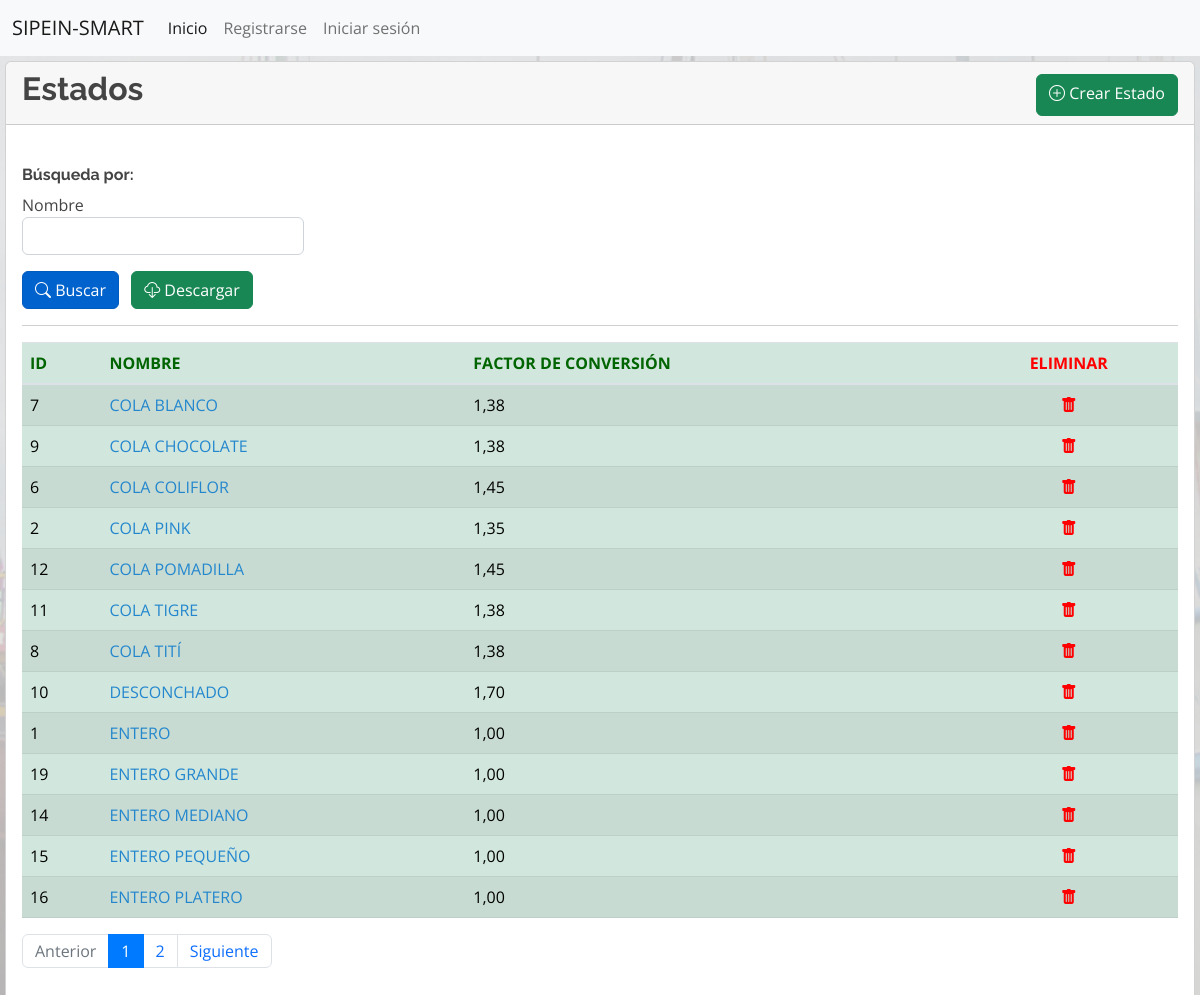
The page /estados/ on the database its author committed.
### industrial/models.py (models this page shows, shortened)
class Estado(models.Model):
    nombre = models.TextField(max_length=100, unique=True, verbose_name='Nombre')
    factor_conversion = models.DecimalField(max_digits=8, decimal_places=2, null=True, blank=True, verbose_name='Factor de Conversión')
    class Meta:
        ordering = ['nombre']

### industrial/views.py (the view)
# urls.py: path('estados/', views.listar_estado, name='listar_estados'),
def listar_estado(request):
    context = {}
    filtered_estados = EstadoFiltro(request.GET, queryset=Estado.objects.all())
    context['filtered_estados'] = filtered_estados
    paginated_filtered_estados = Paginator(filtered_estados.qs,13)
    page_number = request.GET.get('page')
    estado_page_obj = paginated_filtered_estados.get_page(page_number)
    context['estado_page_obj'] = estado_page_obj
    return render(request, 'estados_lista.html', context=context)

### industrial/templates/estados_lista.html
{% extends 'base.html' %}
{% load widget_tweaks %}
{% block contenido %}
<main style="margin-left: 5px; margin-right: 5px; margin-top: 5px;">
	<div class="card">
		<div class="card-header">
			<div class="row">
				<div class="col-md-6 col-lg-8">
					<h2 class="card-title"><strong>Estados</strong></h2>
				</div>
				<div class="col-md-6 col-lg-4 mt-1 d-md-flex justify-content-md-end">
					<a class="btn btn-success align-middle" href="{% url 'crear_estados' %}" role="button">
						<i class="bi bi-plus-circle"></i>&nbsp;Crear Estado</a>
				</div>
			</div>
		</div>
		<div class="card-body">
			<form method="get">
				<br>
				<h6><strong>Búsqueda por:</strong></h6>
				<div class="form-row" style="display: flex;">
					<div class="form-group col-sm-4 col-md-3">
						<h7>Nombre</h7>
						{% render_field filtered_estados.form.nombre__icontains class="form-control" %}
					</div>
				</div>
				<ul class="list-inline">
					<li class="list-inline-item">
						<button class="btn btn-primary active align-middle" type="submit">
							<i class="bi bi-search"></i>&nbsp;Buscar
						</button>
					</li>
					<li class="list-inline-item">
						<button class="btn btn-success align-middle" >
							<i class="bi bi-cloud-download"></i>&nbsp;Descargar
						</button>
					</li>
				</ul>
				<hr>
			</form>
			<div class="table-responsive">
				<table class="table table-success table-striped">
					<thead style="color:darkgreen;">
						<tr>
							<th>ID</th>
							<th>NOMBRE</th>
							<th>FACTOR DE CONVERSIÓN</th>
							<th style="text-align: center; color:red">ELIMINAR</th>
						</tr>
					</thead>
					<tbody>
						{% for estado in estado_page_obj %}
						<tr>
							<td>{{ estado.id }}</td>
							<td>
								<a href="{% url 'editar_estados' estado.id %}">
									{{ estado.nombre|upper }}
								</a>
							</td>
							<td>{{ estado.factor_conversion }}</td>
							<td style="text-align: center";>
								<a href="{% url 'eliminar_estados' estado.id %}">
									<i style="color: red" class="bi bi-trash-fill"></i>
								</a>
							</td>
						</tr>
						{% endfor %}
					</tbody>
				</table>
				<nav aria-label="...">
					{% if estado_page_obj.has_other_pages %}
					<ul class="pagination">
						{% if estado_page_obj.has_previous %}
						<li class="page-item"><a class="page-link"
								href="?page={{ estado_page_obj.previous_page_number }}">Anterior</a></li>
						{% else %}
						<li class="page-item disabled"><span class="page-link">Anterior</span></li>
						{% endif %}
						{% for i in estado_page_obj.paginator.page_range %}
						{% if estado_page_obj.number == i %}
						<li class="page-item active" aria-current="page"><a class="page-link" href="#">{{ i }}</a></li>
						{% else %}
						<li class="page-item"><a class="page-link" href="?page={{ i }}">{{ i }}</a></li>
						{% endif %}
						{% endfor %}
						{% if estado_page_obj.has_next %}
						<li class="page-item"><a class="page-link"
								href="?page={{ estado_page_obj.next_page_number }}">Siguiente</a></li>
						{% else %}
						<li class="page-item disabled"><span class="page-link">Siguiente</span></li>
						{% endif %}
					</ul>
					{% endif %}
				</nav>
			</div>
		</div>
	</div>
</main>
{% endblock %}

### industrial/static/css/custom.css (style rules this page uses)
body { background-image: url(../img/fondo.png); background-repeat: no-repeat; background-size: cover; }

### industrial/static/css/style.css (style rules this page uses)
body { font-family: "Open Sans", sans-serif; color: #444444; }
a { color: #2487ce; text-decoration: none; }
h1, h2, h3, h4, h5, h6 { font-family: "Raleway", sans-serif; }

### rows shown on the page
Estado: id "7", nombre "COLA BLANCO", factor_conversion "1,38"
Estado: id "9", nombre "COLA CHOCOLATE", factor_conversion "1,38"
Estado: id "6", nombre "COLA COLIFLOR", factor_conversion "1,45"
Estado: id "2", nombre "COLA PINK", factor_conversion "1,35"
Estado: id "12", nombre "COLA POMADILLA", factor_conversion "1,45"
Estado: id "11", nombre "COLA TIGRE", factor_conversion "1,38"
Estado: id "8", nombre "COLA TITÍ", factor_conversion "1,38"
Estado: id "10", nombre "DESCONCHADO", factor_conversion "1,70"
Estado: id "1", nombre "ENTERO", factor_conversion "1,00"
Estado: id "19", nombre "ENTERO GRANDE", factor_conversion "1,00"
Estado: id "14", nombre "ENTERO MEDIANO", factor_conversion "1,00"
Estado: id "15", nombre "ENTERO PEQUEÑO", factor_conversion "1,00"
Estado: id "16", nombre "ENTERO PLATERO", factor_conversion "1,00"

### other values the page prints
{{ i }} "1"
{{ i }} "2"
